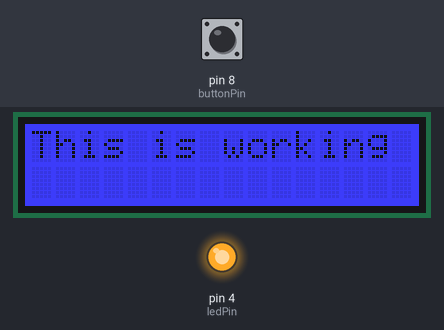
This sketch was run on a simulated Arduino Uno, built with avr-gcc and run on an emulated ATmega328P. Shown: 16×2 character LCD, output pins drawn as LEDs (lit = HIGH). Inputs (shaded band) come from the test bench; at power-on: pin 8 (buttonPin) HIGH.

Above: at 4.1 s.
4.2 s: pin 8 (buttonPin) pulled LOW for 2.5 s
At 6.92 s:
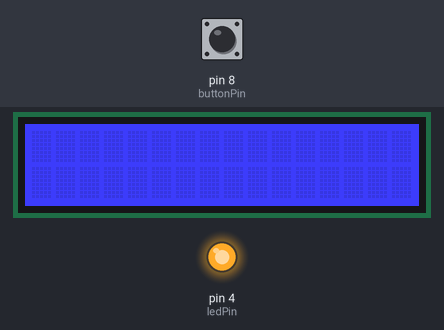
At 7.52 s:
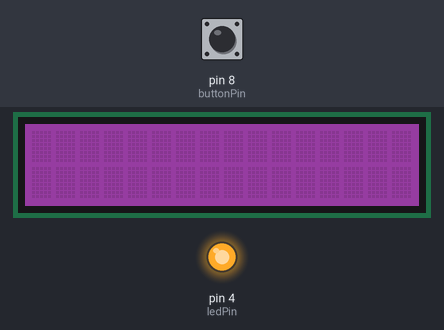
13.0 s: pin 8 (buttonPin) pulled LOW for 2.5 s
At 13.13 s:
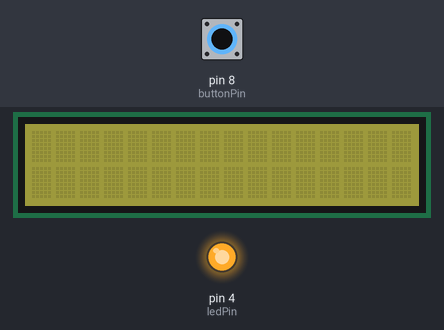
21.8 s: pin 8 (buttonPin) pulled LOW for 2.5 s
Timing chart, 0 to 34.7 s (numbered marks = the images above; inputs shaded):
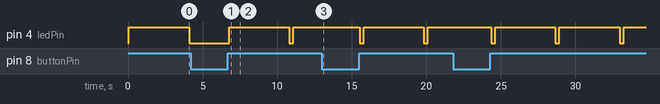

Measured:
- by itself, pin 4 (ledPin): alternates HIGH for 4.0 s and LOW for 0.26 s

The sketch:

led_lcd_on_button_press.ino
```cpp
//If you use different socket numbers update them below
#include <Wire.h>
#include "rgb_lcd.h"
#define buttonPin 8
#define ledPin 4

/* Learn to use pushbutton (button switch) with Arduino - Tutorial
   More info and circuit schematic: http://www.ardumotive.com/arduino-tutorials/category/button
   Dev: Michalis Vasilakis / Date: 19/10/2014
   UPDATED 2/6/2016 - LED to Arduino pin 3 and button to Arduino pin 4*/

//Variables
rgb_lcd lcd;
int buttonState = 0;
int flag = 0;
int delayTime = 100;
int flashingTime = 500;

void setup() {
  //Input or output?
  pinMode(ledPin, OUTPUT);
  pinMode(buttonPin, INPUT_PULLUP);
  lcd.begin(16, 2);
  //  lcd.setRGB(colorR, colorG, colorB);
}

void loop() {
  //Read button state (pressed or not pressed?)
  buttonState = digitalRead(buttonPin);

  //If button pressed...
  if (buttonState == HIGH) {
    //...ones, turn led on!
    if ( flag == 0) {
      digitalWrite(ledPin, HIGH);

      for (int i = 0; i < 255; i++) {
        lcd.setRGB(i, 0, 255 - i);
        delay(5);
      }
      for (int i = 0; i < 255; i++) {
        lcd.setRGB(255 - i, i, 0);
        delay(5);

      }
      for (int i = 0; i < 255; i++) {
        lcd.setRGB(0, 255 - i, i);
        delay(5);
      }
      lcd.print("This is working");
      flag = 1; //change flag variable
    }
    //...twice, turn led off!
    else if ( flag == 1) {
      digitalWrite(ledPin, LOW);
      lcd.begin(16, 2);
      flag = 0; //change flag variable again
    }
  }
  delay(200); //Small delay
}
```
